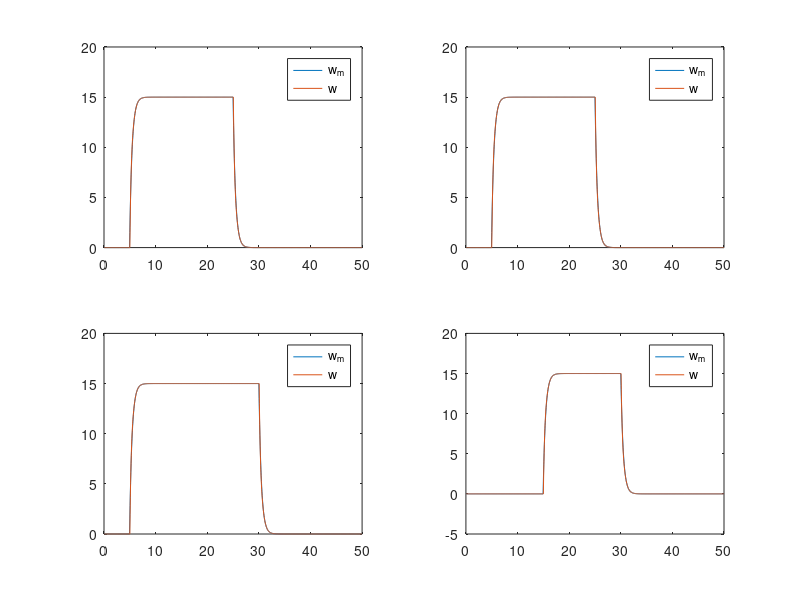

Recreate this plot in MATLAB.
clear all
%% Model:

nwheel = 4;

m = 2.2;
L = 0.085;
tau_moteur = 0.1;
gain_moteur = 120;
J = 0.5*m*L^2;
r = 0.025;
gear_ratio = 3.2;

theta = (1:4)*pi/2-pi/4;
Mc = [-sin(theta') cos(theta') L*ones(4,1)];
Mm = diag([1/m 1/m 1/J]);

Gb = J/tau_moteur;
Ga = gain_moteur*Gb;

Ma = Ga*eye(nwheel);
Mb = Gb*eye(nwheel);

M1 = Mc*Mm*Mc'*Ma/r;
M2 = Mc*Mm*Mc'*Mb/r;


M1 = [832.5160 , 348.0510 , 150.7291 , 327.6491;
      486.8178 , 692.4930 , 399.4206 , 117.5622;
      241.0265 , 239.6313 , 761.3489 , 235.5609;
      221.2959 ,  59.1184 , 116.8171 , 702.2684];

M2 = [4.5265  ,  0.2949  ,  1.1064  ,  0.3471;
      1.0369  ,  2.9667  ,  0.8380  ,  0.1454;
      0.1446  ,  0.2892  ,  2.9959  ,  0.2894;
      0.7098  ,  0.1451  ,  0.2896  ,  3.3578];

%% Controller

dt = 1/20;

Kp = 7*eye(nwheel);
Ki = 25*eye(nwheel);

lambda = -1/0.5;

N = 1000;

w_ref = zeros(nwheel,N);
w_ref(1:3,100:500) = 15;
w_ref(3:4,300:600) = 15;

w    = zeros(nwheel,N);
w_m  = zeros(nwheel,N);
u    = zeros(nwheel,N);
err  = zeros(nwheel,N);
errI = zeros(nwheel,N);

for i = 2:N
          
    w_m(:,i) = w_m(:,i-1).*(1+dt*lambda) - dt*lambda.*w_ref(:,i); % filtered tracking reference    
    w(:,i) = w(:,i-1) + (M1*u(:,i-1)-M2*w(:,i-1))*dt; 
    
    err(:,i) = w_m(:,i) - w(:,i); % Tracking error
    errI(:,i) = errI(:,i-1) + err(:,i)*dt;
    
    PI_action = Kp*err(:,i) + Ki*errI(:,i);
    u(:,i) = M1\( lambda*(w_m(:,i)-w_ref(:,i)) + M2*w(:,i) + PI_action);
    %u(u(:,i) > 1,i) = 1;
    %u(u(:,i) < -1,i) = -1;

end


figure(3)

t = (1:N)*dt;

subplot(2,2,1)
plot(t, w_m(1,:)), hold on
plot(t, w(1,:)), hold off
legend('w_m','w')

subplot(2,2,2)
plot(t, w_m(2,:)), hold on
plot(t, w(2,:)), hold off
legend('w_m','w')

subplot(2,2,3)
plot(t, w_m(3,:)), hold on
plot(t, w(3,:)), hold off
legend('w_m','w')

subplot(2,2,4)
plot(t, w_m(4,:)), hold on
plot(t, w(4,:)), hold off
legend('w_m','w')